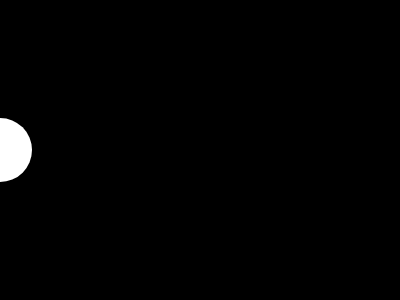
Frame 1 (no input)
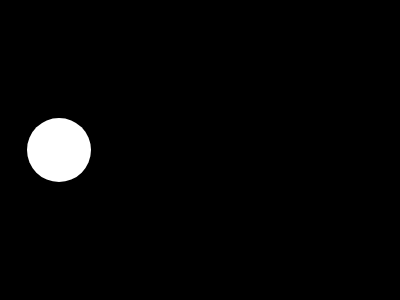
Frame 60 (no input)
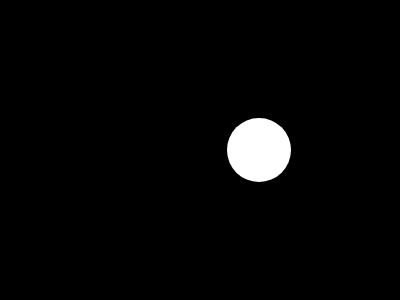
Frame 120 (the mouse pressed at the canvas centre since frame 60)

The p5.js sketch that drew these frames (run headless with seeded random() and noise() and a simulated clock; from frame 60 on, the mouse is pressed at the canvas centre):

// p5.js sketch
// ── sketch.js
let circleX = 0;

function setup() {
  createCanvas(400, 300).mousePressed(function() {
    circleX = mouseX;
  });
}

function draw() {
  background(0);
  noStroke();
  fill(255);
  circle(circleX, 150, 64);
  circleX = circleX + 1;
}

// https://editor.p5js.org/jht1493/sketches/v9zsQFPqN
// 2.2 variable circleX

// Make Your Own (Make Your Own Variable)
// Code! Programming with p5.js
// The Coding Train / Daniel Shiffman
// https://thecodingtrain.com/beginners/p5js/2.2-make-your-own.html
// https://youtu.be/dRhXIIFp-ys

// Make Your Own Variable: https://editor.p5js.org/codingtrain/sketches/xPXNdPy17
// Growing Circle Exercise: https://editor.p5js.org/codingtrain/sketches/ehbMJ-otC
